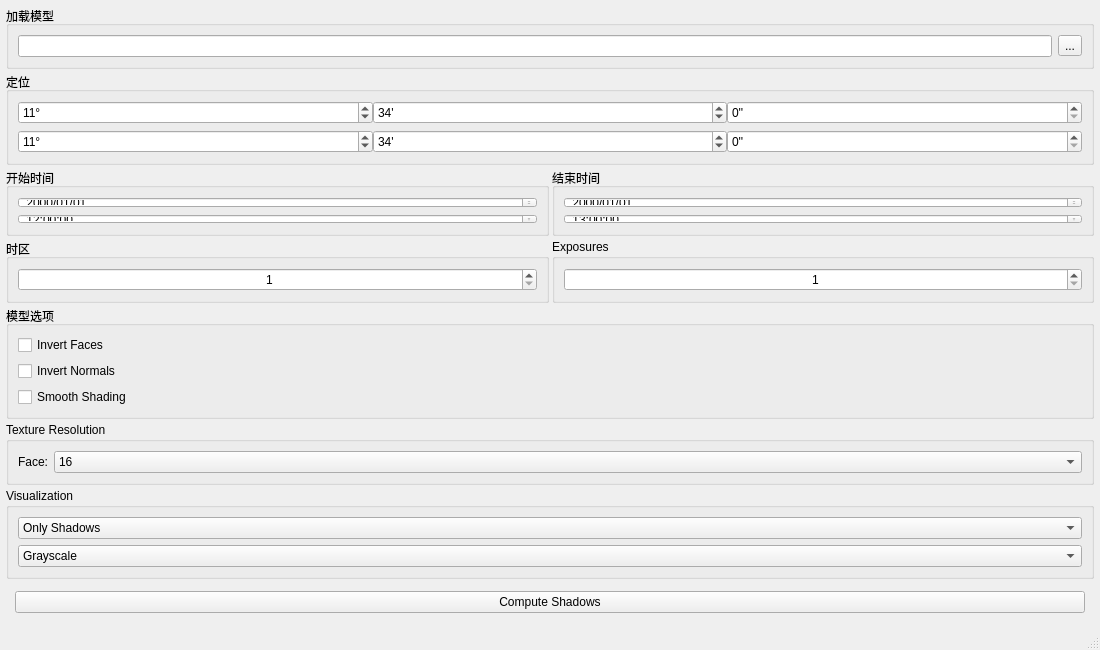
<?xml version="1.0" encoding="UTF-8"?>
<ui version="4.0">
 <class>MainWindow</class>
 <widget class="QMainWindow" name="MainWindow">
  <property name="geometry">
   <rect>
    <x>0</x>
    <y>0</y>
    <width>1100</width>
    <height>650</height>
   </rect>
  </property>
  <property name="minimumSize">
   <size>
    <width>1100</width>
    <height>650</height>
   </size>
  </property>
  <property name="windowTitle">
   <string/>
  </property>
  <widget class="QWidget" name="centralwidget">
   <layout class="QHBoxLayout" name="horizontalLayout" stretch="10,3">
    <property name="spacing">
     <number>3</number>
    </property>
    <property name="leftMargin">
     <number>6</number>
    </property>
    <property name="topMargin">
     <number>6</number>
    </property>
    <property name="rightMargin">
     <number>6</number>
    </property>
    <property name="bottomMargin">
     <number>6</number>
    </property>
    <item>
     <layout class="QGridLayout" name="gridLayout"/>
    </item>
    <item>
     <layout class="QVBoxLayout" name="verticalLayout">
      <item>
       <widget class="QGroupBox" name="groupBox">
        <property name="title">
         <string>加载模型</string>
        </property>
        <layout class="QHBoxLayout" name="horizontalLayout_3">
         <item>
          <widget class="QLineEdit" name="model_name">
           <property name="sizePolicy">
            <sizepolicy hsizetype="Preferred" vsizetype="Fixed">
             <horstretch>0</horstretch>
             <verstretch>0</verstretch>
            </sizepolicy>
           </property>
          </widget>
         </item>
         <item>
          <widget class="QToolButton" name="load">
           <property name="text">
            <string>...</string>
           </property>
          </widget>
         </item>
        </layout>
       </widget>
      </item>
      <item>
       <spacer name="verticalSpacer_2">
        <property name="orientation">
         <enum>Qt::Vertical</enum>
        </property>
        <property name="sizeHint" stdset="0">
         <size>
          <width>20</width>
          <height>40</height>
         </size>
        </property>
       </spacer>
      </item>
      <item>
       <widget class="QGroupBox" name="groupBox_5">
        <property name="title">
         <string>定位</string>
        </property>
        <layout class="QVBoxLayout" name="verticalLayout_4">
         <item>
          <layout class="QHBoxLayout" name="horizontalLayout_2">
           <property name="spacing">
            <number>0</number>
           </property>
           <item>
            <widget class="QSpinBox" name="long_deg">
             <property name="suffix">
              <string>°</string>
             </property>
             <property name="minimum">
              <number>-180</number>
             </property>
             <property name="maximum">
              <number>180</number>
             </property>
             <property name="value">
              <number>11</number>
             </property>
            </widget>
           </item>
           <item>
            <widget class="QSpinBox" name="long_min">
             <property name="suffix">
              <string>'</string>
             </property>
             <property name="prefix">
              <string/>
             </property>
             <property name="maximum">
              <number>59</number>
             </property>
             <property name="value">
              <number>34</number>
             </property>
            </widget>
           </item>
           <item>
            <widget class="QSpinBox" name="long_sec">
             <property name="suffix">
              <string>''</string>
             </property>
             <property name="maximum">
              <number>59</number>
             </property>
            </widget>
           </item>
          </layout>
         </item>
         <item>
          <layout class="QHBoxLayout" name="horizontalLayout_5">
           <property name="spacing">
            <number>0</number>
           </property>
           <item>
            <widget class="QSpinBox" name="lat_deg">
             <property name="suffix">
              <string>°</string>
             </property>
             <property name="minimum">
              <number>-180</number>
             </property>
             <property name="maximum">
              <number>180</number>
             </property>
             <property name="value">
              <number>11</number>
             </property>
            </widget>
           </item>
           <item>
            <widget class="QSpinBox" name="lat_min">
             <property name="suffix">
              <string>'</string>
             </property>
             <property name="prefix">
              <string/>
             </property>
             <property name="maximum">
              <number>59</number>
             </property>
             <property name="value">
              <number>34</number>
             </property>
            </widget>
           </item>
           <item>
            <widget class="QSpinBox" name="lat_sec">
             <property name="suffix">
              <string>''</string>
             </property>
             <property name="maximum">
              <number>59</number>
             </property>
            </widget>
           </item>
          </layout>
         </item>
        </layout>
       </widget>
      </item>
      <item>
       <spacer name="verticalSpacer_3">
        <property name="orientation">
         <enum>Qt::Vertical</enum>
        </property>
        <property name="sizeHint" stdset="0">
         <size>
          <width>20</width>
          <height>40</height>
         </size>
        </property>
       </spacer>
      </item>
      <item>
       <layout class="QGridLayout" name="gridLayout_2">
        <item row="0" column="1">
         <widget class="QGroupBox" name="groupBox_7">
          <property name="title">
           <string>结束时间</string>
          </property>
          <layout class="QVBoxLayout" name="verticalLayout_6">
           <property name="leftMargin">
            <number>9</number>
           </property>
           <property name="bottomMargin">
            <number>9</number>
           </property>
           <item>
            <widget class="QDateEdit" name="end_date">
             <property name="displayFormat">
              <string> yyyy/MM/dd</string>
             </property>
            </widget>
           </item>
           <item>
            <widget class="QTimeEdit" name="end_time">
             <property name="displayFormat">
              <string> hh:mm:ss</string>
             </property>
             <property name="time">
              <time>
               <hour>13</hour>
               <minute>0</minute>
               <second>0</second>
              </time>
             </property>
            </widget>
           </item>
          </layout>
         </widget>
        </item>
        <item row="1" column="1">
         <widget class="QGroupBox" name="groupBox_8">
          <property name="title">
           <string>Exposures</string>
          </property>
          <layout class="QVBoxLayout" name="verticalLayout_7">
           <item>
            <widget class="QSpinBox" name="slides">
             <property name="alignment">
              <set>Qt::AlignCenter</set>
             </property>
             <property name="minimum">
              <number>1</number>
             </property>
             <property name="maximum">
              <number>255</number>
             </property>
            </widget>
           </item>
          </layout>
         </widget>
        </item>
        <item row="1" column="0">
         <widget class="QGroupBox" name="groupBox_9">
          <property name="title">
           <string>时区</string>
          </property>
          <layout class="QVBoxLayout" name="verticalLayout_8">
           <item>
            <widget class="QSpinBox" name="timezone">
             <property name="alignment">
              <set>Qt::AlignCenter</set>
             </property>
             <property name="minimum">
              <number>1</number>
             </property>
             <property name="maximum">
              <number>12</number>
             </property>
            </widget>
           </item>
          </layout>
         </widget>
        </item>
        <item row="0" column="0">
         <widget class="QGroupBox" name="groupBox_6">
          <property name="title">
           <string>开始时间</string>
          </property>
          <layout class="QVBoxLayout" name="verticalLayout_5">
           <property name="leftMargin">
            <number>9</number>
           </property>
           <property name="rightMargin">
            <number>9</number>
           </property>
           <property name="bottomMargin">
            <number>9</number>
           </property>
           <item>
            <widget class="QDateEdit" name="start_date">
             <property name="displayFormat">
              <string> yyyy/MM/dd</string>
             </property>
            </widget>
           </item>
           <item>
            <widget class="QTimeEdit" name="start_time">
             <property name="displayFormat">
              <string> hh:mm:ss</string>
             </property>
             <property name="time">
              <time>
               <hour>12</hour>
               <minute>0</minute>
               <second>0</second>
              </time>
             </property>
            </widget>
           </item>
          </layout>
         </widget>
        </item>
       </layout>
      </item>
      <item>
       <spacer name="verticalSpacer">
        <property name="orientation">
         <enum>Qt::Vertical</enum>
        </property>
        <property name="sizeHint" stdset="0">
         <size>
          <width>20</width>
          <height>40</height>
         </size>
        </property>
       </spacer>
      </item>
      <item>
       <widget class="QGroupBox" name="groupBox_2">
        <property name="title">
         <string>模型选项</string>
        </property>
        <layout class="QVBoxLayout" name="verticalLayout_2">
         <item>
          <widget class="QCheckBox" name="invert_faces">
           <property name="text">
            <string>Invert Faces</string>
           </property>
          </widget>
         </item>
         <item>
          <widget class="QCheckBox" name="invert_normals">
           <property name="text">
            <string>Invert Normals</string>
           </property>
          </widget>
         </item>
         <item>
          <widget class="QCheckBox" name="smooth_shading">
           <property name="text">
            <string>Smooth Shading</string>
           </property>
          </widget>
         </item>
        </layout>
       </widget>
      </item>
      <item>
       <spacer name="verticalSpacer_4">
        <property name="orientation">
         <enum>Qt::Vertical</enum>
        </property>
        <property name="sizeHint" stdset="0">
         <size>
          <width>20</width>
          <height>40</height>
         </size>
        </property>
       </spacer>
      </item>
      <item>
       <widget class="QGroupBox" name="groupBox_4">
        <property name="title">
         <string>Texture Resolution</string>
        </property>
        <layout class="QFormLayout" name="formLayout">
         <property name="fieldGrowthPolicy">
          <enum>QFormLayout::AllNonFixedFieldsGrow</enum>
         </property>
         <item row="0" column="0">
          <widget class="QLabel" name="label">
           <property name="text">
            <string>Face:</string>
           </property>
          </widget>
         </item>
         <item row="0" column="1">
          <widget class="QComboBox" name="face_res">
           <property name="currentIndex">
            <number>1</number>
           </property>
           <item>
            <property name="text">
             <string>8</string>
            </property>
           </item>
           <item>
            <property name="text">
             <string>16</string>
            </property>
           </item>
           <item>
            <property name="text">
             <string>32</string>
            </property>
           </item>
           <item>
            <property name="text">
             <string>64</string>
            </property>
           </item>
          </widget>
         </item>
        </layout>
       </widget>
      </item>
      <item>
       <spacer name="verticalSpacer_5">
        <property name="orientation">
         <enum>Qt::Vertical</enum>
        </property>
        <property name="sizeHint" stdset="0">
         <size>
          <width>20</width>
          <height>40</height>
         </size>
        </property>
       </spacer>
      </item>
      <item>
       <widget class="QGroupBox" name="groupBox_3">
        <property name="title">
         <string>Visualization</string>
        </property>
        <layout class="QVBoxLayout" name="verticalLayout_3">
         <item>
          <widget class="QComboBox" name="shading">
           <item>
            <property name="text">
             <string>Only Shadows</string>
            </property>
           </item>
           <item>
            <property name="text">
             <string>Diffuse Shading</string>
            </property>
           </item>
          </widget>
         </item>
         <item>
          <widget class="QComboBox" name="color_map">
           <item>
            <property name="text">
             <string>Grayscale</string>
            </property>
           </item>
           <item>
            <property name="text">
             <string>Heat</string>
            </property>
           </item>
           <item>
            <property name="text">
             <string>Rainbow</string>
            </property>
           </item>
          </widget>
         </item>
        </layout>
       </widget>
      </item>
      <item>
       <spacer name="verticalSpacer_6">
        <property name="orientation">
         <enum>Qt::Vertical</enum>
        </property>
        <property name="sizeHint" stdset="0">
         <size>
          <width>20</width>
          <height>40</height>
         </size>
        </property>
       </spacer>
      </item>
      <item>
       <layout class="QVBoxLayout" name="verticalLayout_9">
        <property name="leftMargin">
         <number>9</number>
        </property>
        <property name="topMargin">
         <number>9</number>
        </property>
        <property name="rightMargin">
         <number>9</number>
        </property>
        <property name="bottomMargin">
         <number>9</number>
        </property>
        <item>
         <widget class="QPushButton" name="compute">
          <property name="text">
           <string>Compute Shadows</string>
          </property>
         </widget>
        </item>
       </layout>
      </item>
     </layout>
    </item>
   </layout>
  </widget>
  <widget class="QStatusBar" name="statusBar"/>
 </widget>
 <resources/>
 <connections/>
</ui>
